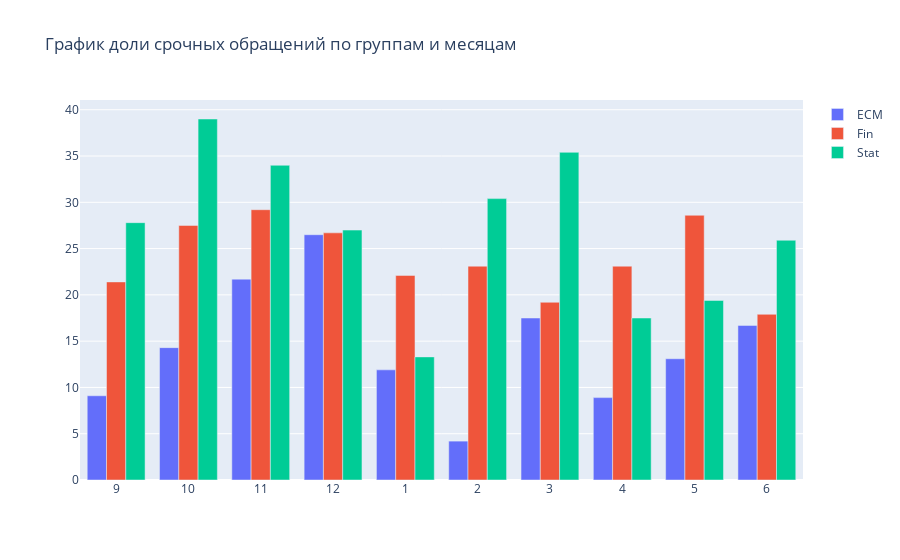

The cell this chart's notebook holds for it:
### Markdown cell above
# Анализ конверсии раздела срочных обращений

**Вопрос данного раздела:** как много срочных обращений в чат-бот и отличается ли конверсия в эти обращения между группами и периодами?

### Code cell
emergency_msg_by_groups = \
    messages.groupby(['month', 'msg_code', 'group']) \
            .agg({'id':'nunique'}) \
            .pivot_table('id', index=['msg_code', 'group'], columns='month') \
            .fillna(0) \
            .astype('int') \
            .loc[['keyboard_emergency', 'keyboard_no_emergency']] \
            [[9, 10, 11, 12, 1, 2, 3, 4, 5, 6]]

emergency_total = emergency_msg_by_groups.loc['keyboard_emergency'] \
                      + emergency_msg_by_groups.loc['keyboard_no_emergency']

df_emergency = pd.concat([all_users, pd.concat({'emergency_total': emergency_total})])
df_emergency = df_emergency[[9, 10, 11, 12, 1, 2, 3, 4, 5, 6]]

CR_emergency_users = (df_emergency.loc['emergency_total']*100/ df_emergency.loc['all_users']).round(1)
CR_emergency_users = CR_emergency_users[[9, 10, 11, 12, 1, 2, 3, 4, 5, 6]]

print('Общее количество написавших в чат-бот и количество написавших по срочному обращению:')
display(df_emergency)

fig = go.Figure(data=[
    go.Bar(name=CR_emergency_users.index[0], x=CR_emergency_users.columns, y=CR_emergency_users.values[0]),
    go.Bar(name=CR_emergency_users.index[1], x=CR_emergency_users.columns, y=CR_emergency_users.values[1]),
    go.Bar(name=CR_emergency_users.index[2], x=CR_emergency_users.columns, y=CR_emergency_users.values[2]),
    ])
fig.update_xaxes(type='category')
fig.update_layout(barmode='group', title_text = 'График доли срочных обращений по группам и месяцам')
fig.show("svg")

### Figure 1 — Plotly figure (JSON) as saved in the notebook; plotly's stock layout.template omitted (floating-point values rounded to 4 significant figures)
{"data": [{"name": "ECM", "type": "bar", "x": [9, 10, 11, 12, 1, 2, 3, 4, 5, 6], "y": [9.1, 14.3, 21.7, 26.5, 11.9, 4.2, 17.5, 8.9, 13.1, 16.7]}, {"name": "Fin", "type": "bar", "x": [9, 10, 11, 12, 1, 2, 3, 4, 5, 6], "y": [21.4, 27.5, 29.2, 26.7, 22.1, 23.1, 19.2, 23.1, 28.6, 17.9]}, {"name": "Stat", "type": "bar", "x": [9, 10, 11, 12, 1, 2, 3, 4, 5, 6], "y": [27.8, 39, 34, 27, 13.3, 30.4, 35.4, 17.5, 19.4, 25.9]}], "layout": {"barmode": "group", "title": {"text": "График доли срочных обращений по группам и месяцам"}, "xaxis": {"type": "category"}}}
